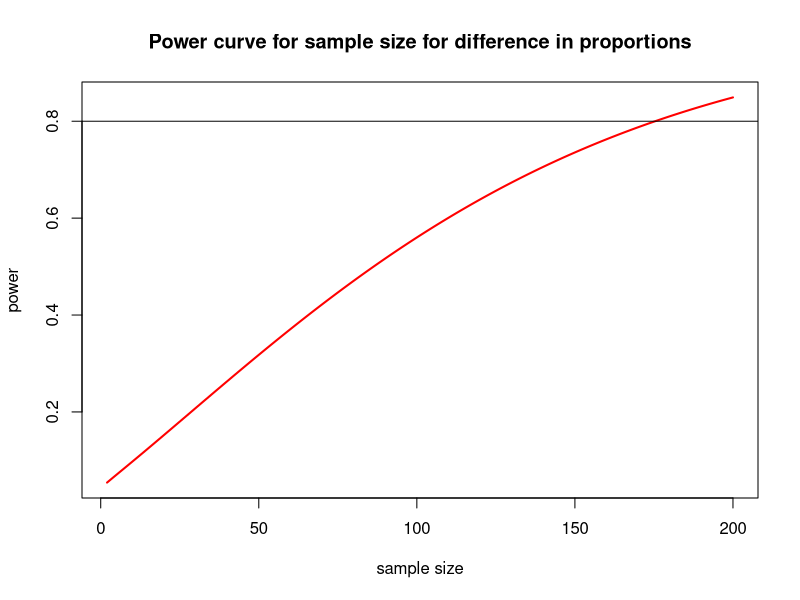

Source code (R):
## ---- chunk 1
knitr::opts_chunk$set(echo = TRUE, eval = TRUE, comment = NA)
## ---- chunk 2
library(pwr)
## ---- chunk 3
pwr.t.test(n = NULL, d = 0.5, sig.level = 0.05, power = 0.8)
## ---- chunk 4
pwr.anova.test(f=0.2,k=3,power=0.80,sig.level=0.05)
## ---- chunk 5
pwr.t.test(n = 20, d = 0.3, sig.level = 0.05, power = NULL)
## ---- chunk 6
pwr.t.test(n = 30, d = 0.3, sig.level = 0.05, power = NULL)
## ---- chunk 7
nvals <- seq(2, 200, length.out = 200)
powvals <- sapply(nvals, function(x) pwr.t.test(d = 0.3, n = x, sig.level = 0.05)$power)
plot(nvals, powvals,
  xlab = "sample size", ylab = "power",
  main = "Power curve for sample size for difference in proportions",
  lwd = 2, col = "red", type = "l"
)
abline(h = 0.8)
## ---- chunk 8
pwr.t.test(n = 25, d = 0.29, sig.level = 0.05, power = NULL)
